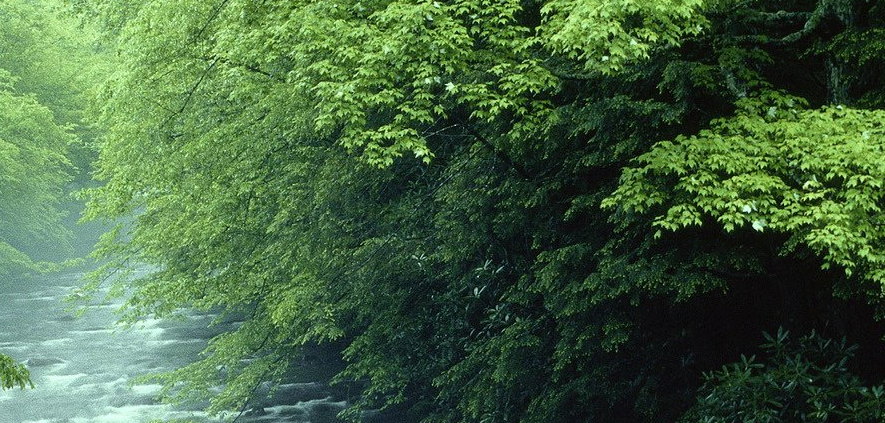
#> input picture python/wordCnn/2.png, 885 x 423 px, found by its file name
$ python hessian.py
#> lines starting #> are read from the running program, lines starting #| are printed output that depends on the picture
import cv2
import cv2 as cv

imagename="C:\\Users\\admin\Desktop\\2.png"
image = cv2.imread(imagename, 0)
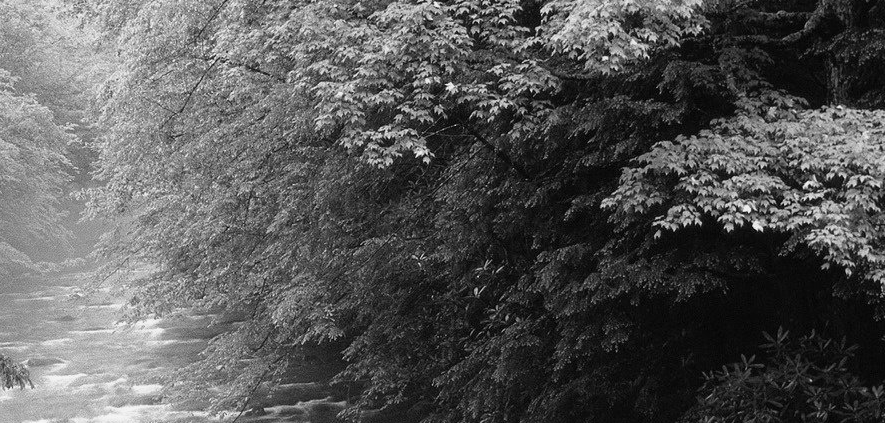
#> image: shape (423, 885); min 0, max 248, mean 86.1
blood = cv2.normalize(image.astype('double'), None, 0.0, 1.0, cv2.NORM_MINMAX)  # Convert to normalized floating point
# 用normalize函数导致图像中的像素为浮点型，导致后面用HoughLinesP函数时出错？
#> (the run stopped early here; a loop or call above may not have finished)
